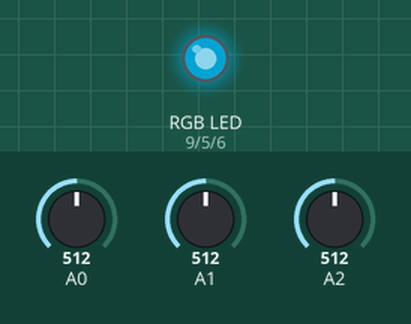
Simulated run of this sketch. Board: Arduino Uno, built with avr-gcc and run on an emulated ATmega328P. Parts: an RGB LED mixed from three pins (HIGH = lit). The inputs (shaded band) are chosen by the test bench; at power-on: A0 = 512, A1 = 512, A2 = 512. Dim RGB values are drawn brighter than linear.

Above: at 1.2 s.
1.3 s: A0 set to 682
At 2.1 s:
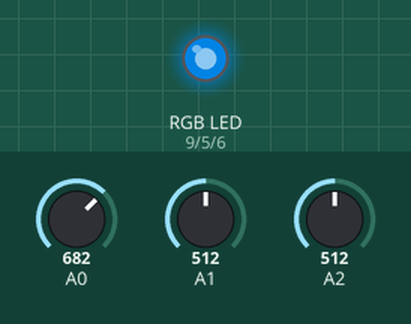
2.8 s: A1 set to 682
At 3.3 s:
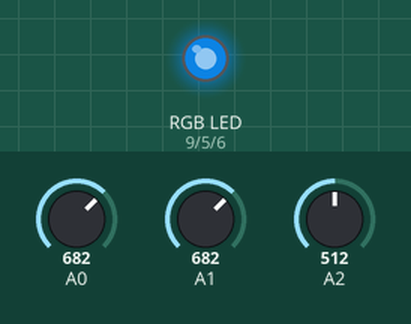
4.3 s: A2 set to 682
At 5.5 s:
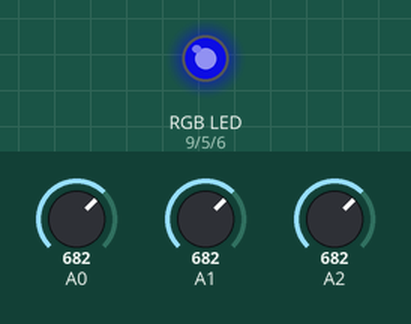
5.8 s: A1 set to 662
At 6.8 s:
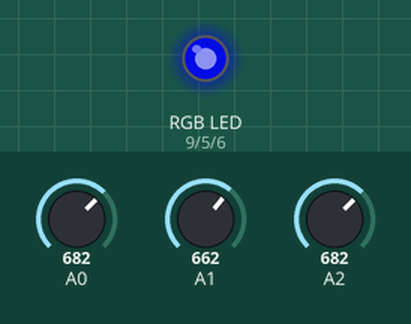
7.3 s: A2 set to 662
At 7.9 s:
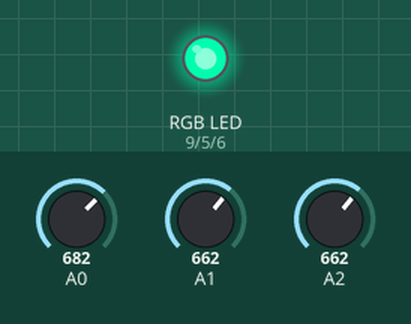
8.8 s: A0 set to 511
At 10.2 s:
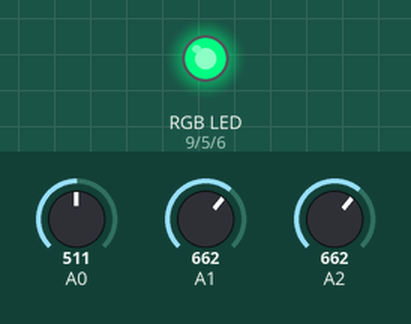
Timing chart, 0 to 11.3 s (numbered marks = the images above; inputs shaded):
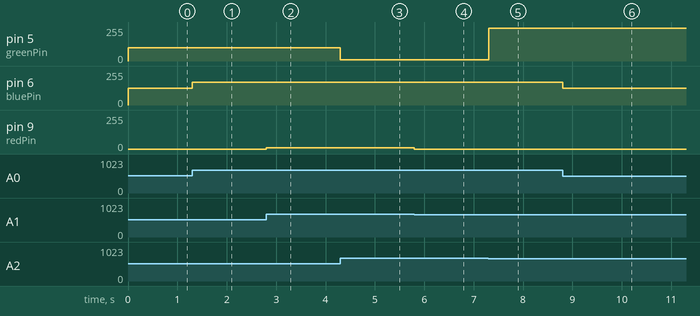

Measured:
- after the input at 1.3 s, pin 6 (bluePin): 127/255 → 170/255 at once
- after the input at 2.8 s, pin 9 (redPin): 0/255 → 9/255 at once
- after the input at 4.3 s, pin 5 (greenPin): 98/255 → 9/255 at once
- after the input at 5.8 s, pin 9 (redPin): 9/255 → 0/255 at once
- after the input at 7.3 s, pin 5 (greenPin): 9/255 → 247/255 at once
- after the input at 8.8 s, pin 6 (bluePin): 170/255 → 127/255 at once

The sketch:

RGB.ino
```cpp
int bluePin = 6;
int redPin = 9;
int greenPin = 5;
int counter = 0;//狀態切換


int R1 = 0;
int outputR1 = 0;
int sensorValue = 0;        // value read from the pot
int outputValue = 0;        // value output to the PWM (analog out)
int G = 0;
int gO = 0;

void setup() {
  pinMode(greenPin,OUTPUT);
  pinMode(redPin,OUTPUT);
  pinMode(bluePin,OUTPUT);
}

void loop() {
  sensorValue = analogRead(A1);
  // map it to the range of the analog out:
  if (sensorValue < 672) sensorValue = 672;
  if (sensorValue > 930) sensorValue = 930;
  outputValue = map(sensorValue, 672, 930, 0, 255);

  G = analogRead(A2);
  if (sensorValue < 672) sensorValue = 672;
  if (sensorValue > 930) sensorValue = 930;
  gO = map(G, 672, 930, 0, 255);


  R1 = analogRead(A0);
  outputR1 = map(R1, 0, 1023, 0, 255);
    analogWrite(greenPin,gO);
    analogWrite(redPin, outputValue);
    analogWrite(bluePin,outputR1);

}
```
